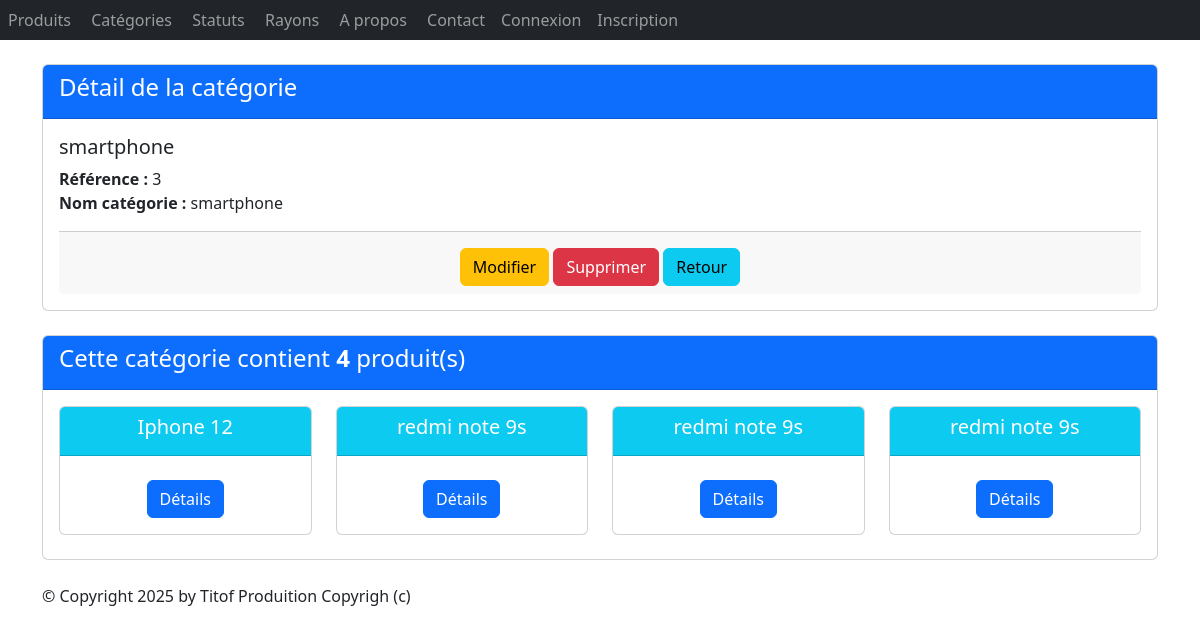
Before: /monApp/categories/3/ with the older database file.
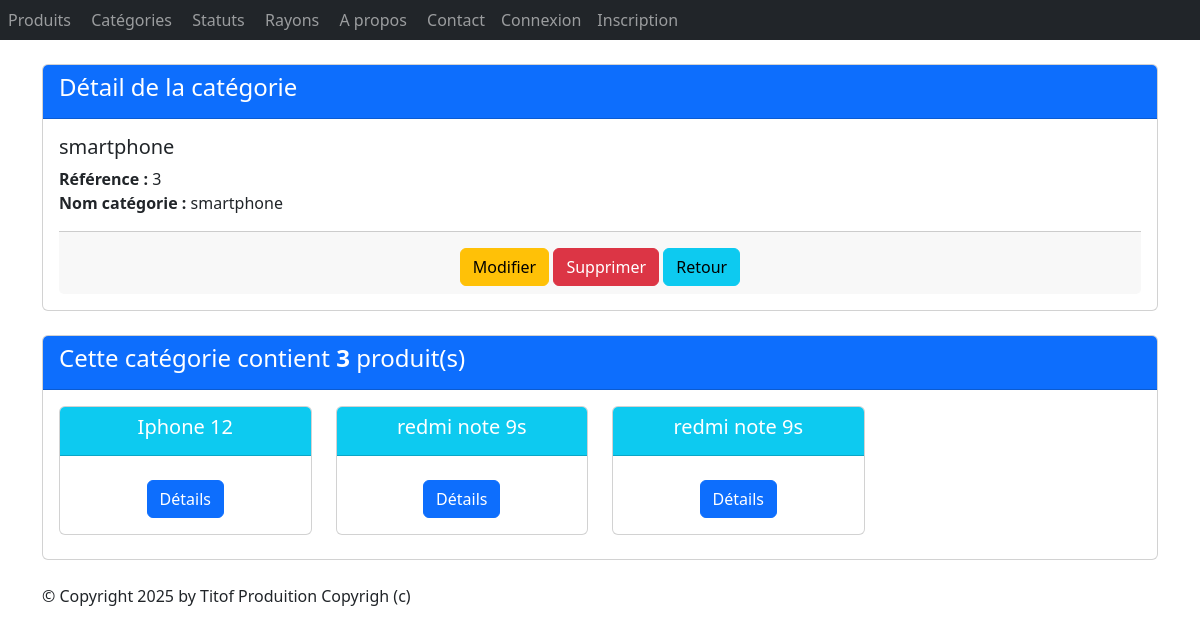
After: the same page with the newer database file.
### monApp/models.py (models this page shows, shortened)
class Categorie(models.Model):
    idCat = models.AutoField(primary_key=True)
    nomCat = models.CharField(max_length=100)

class Produit(models.Model):
    refProd = models.AutoField(primary_key=True)
    intituleProd = models.CharField(max_length=200)
    prixUnitaireProd = models.DecimalField(max_digits=10, decimal_places=2)
    categorie = models.ForeignKey(
        Categorie,
        on_delete=models.CASCADE,
        related_name="produits",
        null=True,
        blank=True
    )
    date_fabrication = models.DateField(null=True, blank=True)
    rayons = models.ManyToManyField(
        'Rayon',
        through='Contenir',
        related_name='produits_rayons'
    )
    statut = models.ForeignKey(
        Statut,
        on_delete=models.CASCADE,
        related_name="produit",
        null=True,
        blank=True
    )

### monApp/views.py (the view)
# urls.py: path("categories/<pk>/", views.CategorieDetailView.as_view(), name="dtl_cat"),
class CategorieDetailView(DetailView):
    model = Categorie
    template_name = "monApp/detail_categorie.html"
    context_object_name = "cat"
    def get_queryset(self):
        return Categorie.objects.annotate(produit=Count('produits'))
    def get_context_data(self, **kwargs):
        context = super(CategorieDetailView, self).get_context_data(**kwargs)
        context['titremenu'] = "Détail de la catégorie"
        context['prdts'] = self.object.produits.all()
        return context

### monApp/templates/monApp/detail_categorie.html
 {% extends 'monApp/base.html' %}
{% block contenu %}
<div class="card mb-4">
    <div class="card-header bg-primary text-white">
        <h4>Détail de la catégorie</h4>
    </div>
    <div class="card-body">
        <h5 class="card-title">{{ cat.nomCat }}</h5>
        <ul class="list-unstyled">
            <li><strong>Référence :</strong> {{ cat.idCat }}</li>
            <li><strong>Nom catégorie :</strong> {{ cat.nomCat }}</li>
        </ul>
        <div class="card-footer text-center">
            <a href="{% url 'cat_chng' cat.idCat %}" class="btn btn-warning mt-2">Modifier</a>
            <a href="{% url 'dtl_cat' cat.idCat %}" class="btn btn-danger mt-2">Supprimer</a>
            <a href="{% url 'lst_cats' %}" class="btn btn-info mt-2">Retour</a>
        </div>
    </div>
</div>
<div class="card mb-4">
    <div class="card-header bg-primary text-white">
        <h4>Cette catégorie contient <strong>{{ cat.produit }}</strong> produit(s)</h4>
    </div>
    <div class="card-body">
        <div class="row">
            {% if prdts %}
            {% for prdt in prdts %}
            <div class="col-sm-3">
                <div class="card mb-2 text-center">
                    <div class="card-header bg-info text-white">
                        <h5 class="card-title">{{ prdt.intituleProd }}</h5>
                    </div>
                    <div class="card-body">
                        <a href="{% url 'dtl_prdt' prdt.refProd %}" class="btn btn-primary mt-2">Détails</a>
                    </div>
                </div>
            </div>
            {% endfor %}
            {% else %}
            <p class="text-muted">Aucun produit trouvé pour cette catégorie.</p>
            {% endif %}
        </div>
    </div>
</div>
{% endblock %}

Changed rows visible on the page:
removed Produit: intituleProd "redmi note 9s"
computed for Categorie "smartphone": produit "4" → "3"
